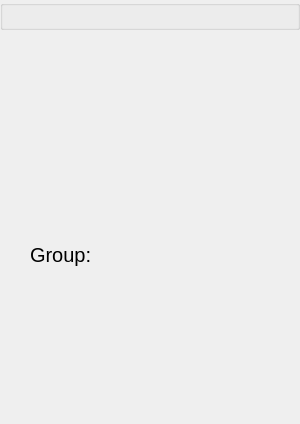
<?xml version="1.0" encoding="UTF-8"?>
<ui version="4.0">
 <class>Form</class>
 <widget class="QWidget" name="Form">
  <property name="geometry">
   <rect>
    <x>0</x>
    <y>0</y>
    <width>300</width>
    <height>424</height>
   </rect>
  </property>
  <property name="windowTitle">
   <string>Form</string>
  </property>
  <widget class="QGroupBox" name="groupBox">
   <property name="geometry">
    <rect>
     <x>0</x>
     <y>0</y>
     <width>300</width>
     <height>30</height>
    </rect>
   </property>
   <property name="autoFillBackground">
    <bool>true</bool>
   </property>
   <property name="title">
    <string/>
   </property>
  </widget>
  <widget class="QLabel" name="label">
   <property name="geometry">
    <rect>
     <x>30</x>
     <y>240</y>
     <width>71</width>
     <height>30</height>
    </rect>
   </property>
   <property name="font">
    <font>
     <pointsize>15</pointsize>
    </font>
   </property>
   <property name="text">
    <string>Group:</string>
   </property>
  </widget>
 </widget>
 <resources/>
 <connections/>
</ui>
